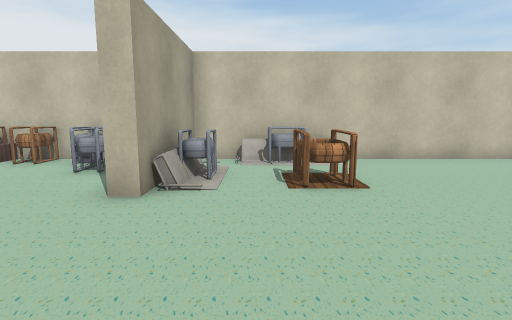
View 1 (above)

16 first-person views from a walk through a scene from a Unity 3-D project. The camera is 1.2 m above the floor, tilts 8° down and sees 80° across. The floor is counted in squares, 1 m on a side. Each view is taken from the middle of a square. On the plan, view 1 faces up. The plan holds only what a view shows up to about 13 squares ahead; the rest is blank. The player character is not drawn. Some animated figures are left out. Some surface patterns are stand-ins.

View 2
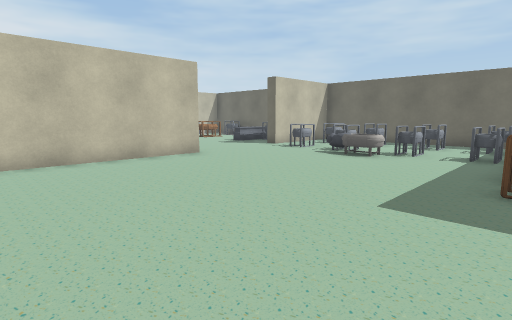

View 3
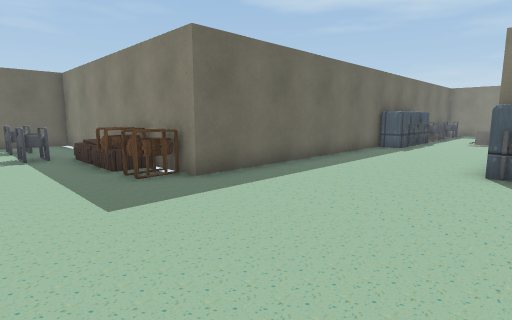

View 4
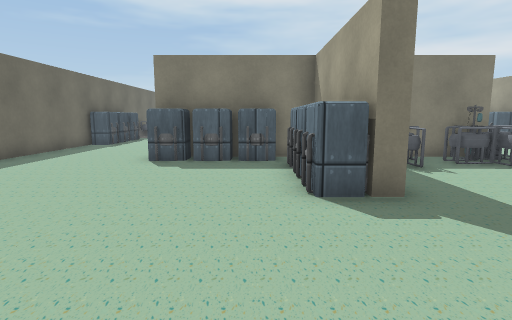

View 5
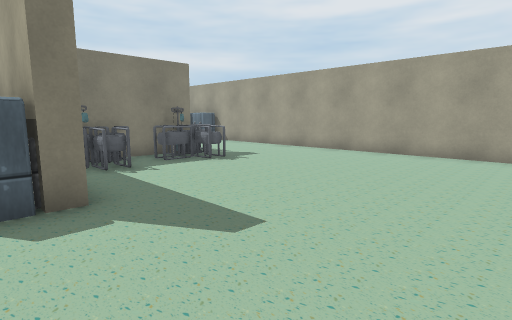

View 6
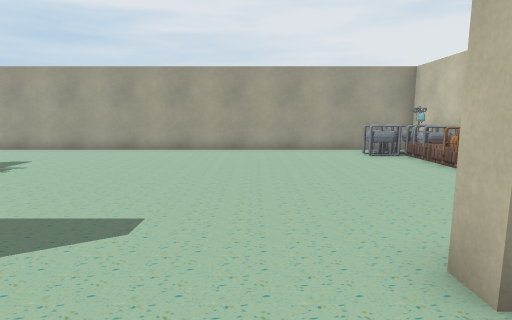

View 7
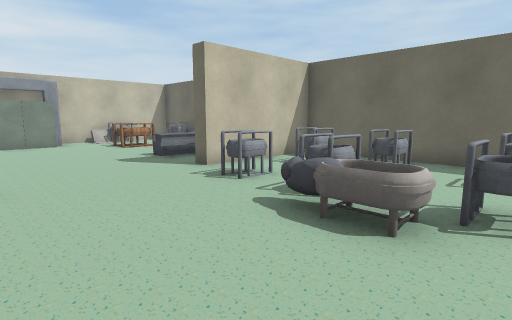

View 8
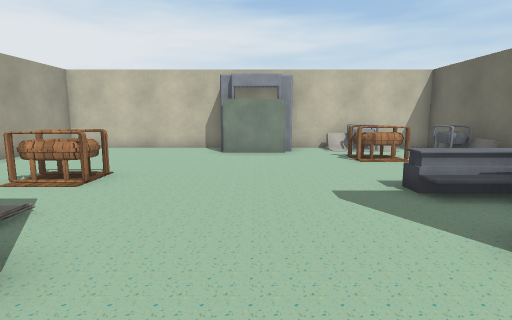

View 9
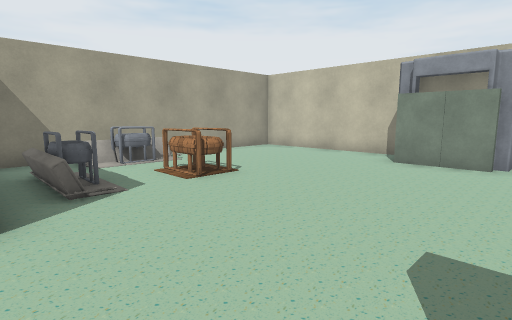

View 10
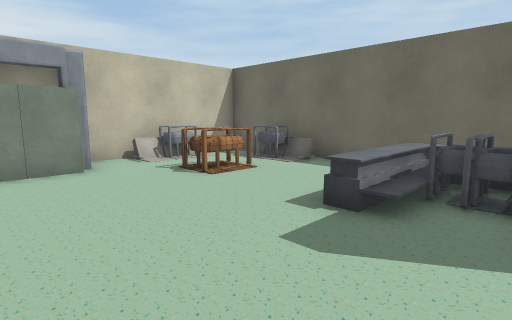

View 11
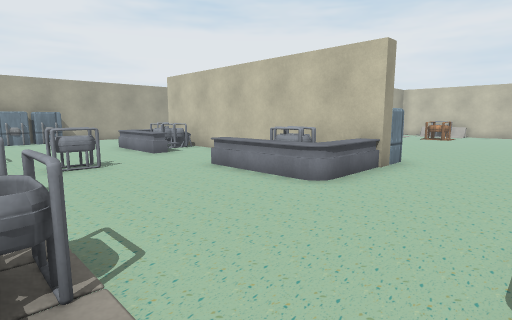

View 12
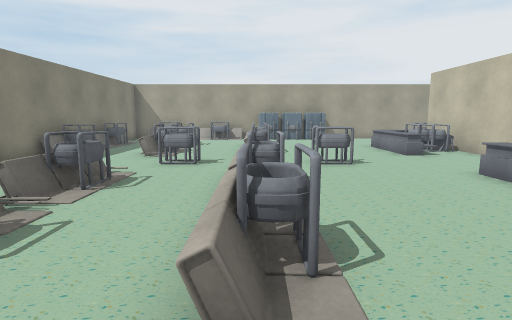

View 13
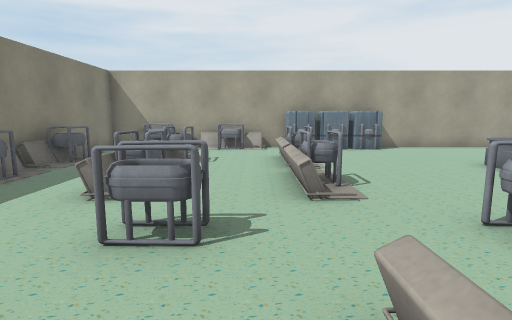

View 14
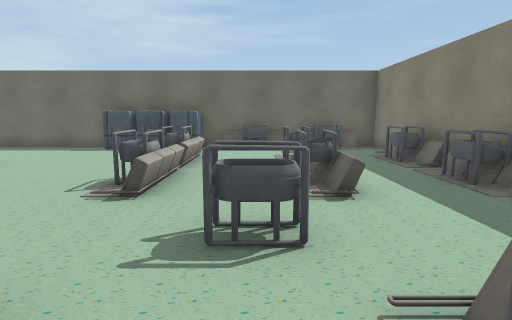

View 15
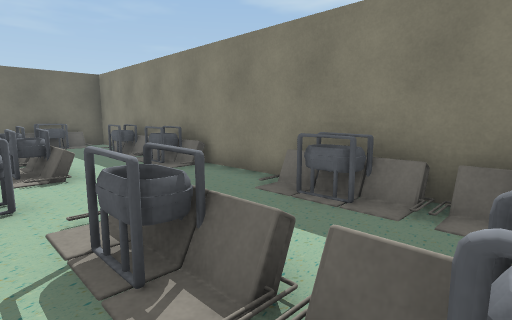

View 16
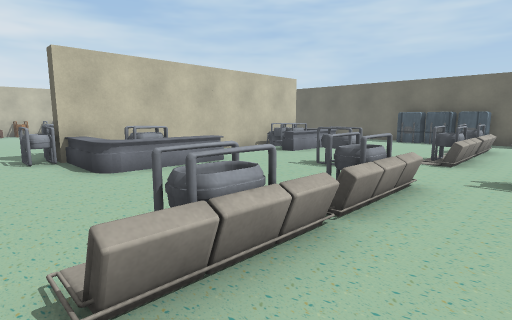

### Floor plan
Points are (right, up) in squares from view 1. A wall is a line through its corners. A room is listed if a view was taken in it or the views show most of it. See-through windows are left out.
Room 1 (views 1, 2, 3, 4, 5, 6, 7, 8, 9, 10, 11, 12, 13, 14, 15, 16)
walls: (-2.4, -0.5) (-1.7, -0.5) (-1.7, -5.2) (-0.5, -5.2); (2.6, -5.7) (-6.6, -5.7); (-7.1, -5.2) (-4.4, -5.2); (7.2, -9.6) (7.2, -0.5) (16.8, -0.5) (16.8, 9.2) (12.5, 9.2) (12.5, 9.8); (8, 8.7) (-1.7, 8.7) (-1.7, 4.5) (-2.2, 4.5); (-4.2, 8.7) (-11.3, 8.7) (-11.3, -9.6); (-11.3, -13.5) (-11.3, -16.5); (16.8, 10.6) (16.8, 19) (11.4, 19); (8.6, 19) (2.8, 19) (2.8, 9.8); (-11.3, -18.4) (-11.3, -19.8) (7.2, -19.8) (7.2, -12.5)
ways out: gap at (16, 12)
objects: other object (-11, -18) to (-10, -17); other object (-11, -15) to (-10, -15); other object (-11, -13) to (-10, -12); other object (-11, -11) to (-10, -11); other object (-11, -10) to (-10, -10); other object (-11, 7); other object (-10, 7) to (-9, 7); other object (-8, -19) to (-7, -19); other object (-8, -16) to (-7, -16); other object (-8, -13) to (-7, -13); other object (-8, -6) to (-7, -5); other object (-7, -8) to (-6, -7); other object (-7, -4); other object (-7, -3) to (-6, -3); other object (-6, -5); other object (-6, -4) to (-5, -4); other object (-6, 8); other object (-5, -19) to (-4, -19); other object (-5, -16) to (-4, -16); other object (-5, -13) to (-4, -13); other object (-5, -7) to (-5, -6); other object (-5, 8); other object (-4, -5) to (-4, -4); other object (-4, -3) to (-3, -3); other object (-4, 7) to (-3, 7); other object (-4, 8); other object (-3, -5); other object (-3, -4); other object (-2, -15); other object (-2, -11); other object (-1, -4) to (-1, -3); other object (-1, -2); other object (-1, -1); other object (-1, 6) to (-1, 7); other object (0, -19) to (1, -19); other object (0, -16) to (1, -16); other object (0, -13) to (1, -13); other object (0, -5) to (0, -4); other object (0, 8) to (1, 8); other object (1, -7) to (1, -6); other object (1, -5) to (1, -4); other object (1, 5) to (2, 6); other object (2, -8) to (3, -6); other object (2, -5) to (3, -4); other object (3, -19) to (4, -19); other object (3, -16) to (4, -16); other object (3, -13) to (4, -13); other object (4, 12) to (4, 13); other object (5, 10) to (7, 11); other object (6, -18) to (7, -17); other object (6, -15) to (7, -15); other object (6, -12) to (7, -12); other object (6, -11) to (7, -11); other object (6, -10) to (7, -10); other object (6, 13) to (7, 13); other object (8, 0); other object (9, 17) to (11, 19); other object (11, 4); other object (11, 5) to (12, 5); other object (12, 1) to (13, 2); other object (12, 3) to (13, 4); other object (12, 5) to (13, 6); other object (12, 7) to (13, 8); other object (13, 12); other object (13, 16) to (14, 16); other object (14, 1) to (15, 2); other object (14, 3) to (15, 4); other object (14, 5) to (15, 6); other object (14, 7) to (15, 8); other object (14, 10) to (14, 11); other object (14, 18); other object (15, 11); other object (16, 15) to (16, 17)

Where each view was taken, in squares from view 1:
view 1: 0 up, 0 right, facing up
view 2: 0 up, 2 right, facing up-right
view 3: 3 up, 2 right, facing down-right
view 4: 4 up, 0 right, facing down
view 5: 4 up, 1 left, facing down-left
view 6: 3 up, 0 right, facing left
view 7: 3 up, 8 right, facing up-right
view 8: 7 up, 10 right, facing up
view 9: 9 up, 12 right, facing up-left
view 10: 10 up, 9 right, facing up-right
view 11: 13 down, 6 right, facing up-left
view 12: 13 down, 6 right, facing left
view 13: 14 down, 1 right, facing left
view 14: 15 down, 5 left, facing right
view 15: 15 down, 7 left, facing down-right
view 16: 15 down, 9 left, facing up-right
